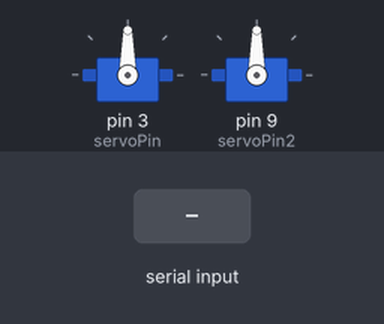
The sketch below on a simulated Arduino Uno, built with avr-gcc and run on an emulated ATmega328P. On the bench: 2 × servo. The test bench sets the inputs (shaded band).

Above: at 1.2 s.
1.3 s: "2" received over Serial
At 1.7 s:
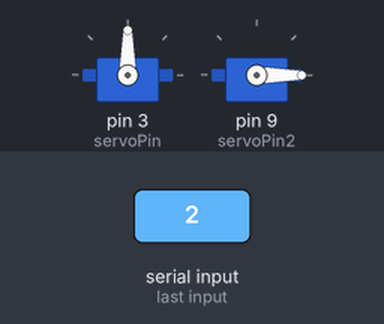
Timing chart, 0 to 7.8 s (numbered marks = the images above; inputs shaded):
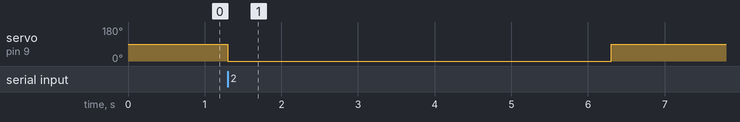

The sketch:

powder_sketch.ino
```cpp
#include <Servo.h>

#define LOAD 1
#define UNLOAD 2

// angle and load time declarations for modularity of code
const int load_servo_rest = 70;
const int unload_servo_rest = 90;
const int load_servo = 90;
const int unload_servo = 0;
const int load_time = 5000;
// to read the incoming data for the user, used to ascertain
// the function required
char incomingByte = 0;

// used to detect what the previous operation carried out was
// so as to bring the relevant blade back to the closed position
int flag = 0;

Servo s_load;
Servo s_unload;

const int servoPin = 3; // for the loading motor
const int servoPin2 = 9; // for the unloading motor

void setup() { //attach servos and set baud rate for arduino
  s_load.attach(servoPin);
  s_unload.attach(servoPin2);
  Serial.begin(9600);
}

void loop() {
  while (1) // to prevent servo resets

    if (Serial.available() > 0) {
      incomingByte = Serial.read();
      switch (incomingByte) {
        // the load motor's rest angle is 70 and not 0 due to the
        // servo motor's configuration on the container body
        case '1': // loading code
          s_load.write(load_servo);
          delay(load_time);
          s_load.write(load_servo_rest);
          flag = 0;
          break;
        case '2': // unloading code
          s_unload.write(unload_servo);
          delay(load_time);
          s_unload.write(unload_servo_rest);
          flag = 1;
          break;
        default: // default rest case
          if (flag == 0) {
            s_load.write(load_servo_rest);
          } else if (flag == 1) {
            s_unload.write(unload_servo_rest);
          }
      }
    }
}
```

Measured:
- after the input at 1.3 s, servo on pin 9 (servoPin2): 90° → 0° at once, → 90° 5.0 s later
